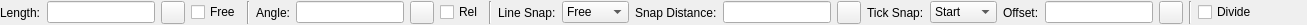
<?xml version="1.0" encoding="UTF-8"?>
<ui version="4.0">
 <class>LC_LineAngleRelOptions</class>
 <widget class="QWidget" name="LC_LineAngleRelOptions">
  <property name="geometry">
   <rect>
    <x>0</x>
    <y>0</y>
    <width>1307</width>
    <height>24</height>
   </rect>
  </property>
  <property name="windowTitle">
   <string>Form</string>
  </property>
  <layout class="QGridLayout" name="gridLayout">
   <property name="leftMargin">
    <number>0</number>
   </property>
   <property name="topMargin">
    <number>1</number>
   </property>
   <property name="rightMargin">
    <number>0</number>
   </property>
   <property name="bottomMargin">
    <number>1</number>
   </property>
   <item row="0" column="14">
    <widget class="QLineEdit" name="leDistance">
     <property name="sizePolicy">
      <sizepolicy hsizetype="Preferred" vsizetype="Fixed">
       <horstretch>0</horstretch>
       <verstretch>0</verstretch>
      </sizepolicy>
     </property>
     <property name="minimumSize">
      <size>
       <width>50</width>
       <height>0</height>
      </size>
     </property>
     <property name="maximumSize">
      <size>
       <width>16777215</width>
       <height>16777215</height>
      </size>
     </property>
     <property name="toolTip">
      <string>Distance of intersection point from specified line snap point</string>
     </property>
    </widget>
   </item>
   <item row="0" column="12">
    <widget class="QComboBox" name="cbLineSnapMode">
     <property name="toolTip">
      <string>Snap point for position of intersection point between created line and source entity (within original line)</string>
     </property>
     <item>
      <property name="text">
       <string comment="linesnap">Free</string>
      </property>
     </item>
     <item>
      <property name="text">
       <string>Start</string>
      </property>
     </item>
     <item>
      <property name="text">
       <string>Middle</string>
      </property>
     </item>
     <item>
      <property name="text">
       <string>End</string>
      </property>
     </item>
    </widget>
   </item>
   <item row="0" column="6">
    <widget class="QLineEdit" name="leAngle">
     <property name="sizePolicy">
      <sizepolicy hsizetype="Preferred" vsizetype="Fixed">
       <horstretch>0</horstretch>
       <verstretch>0</verstretch>
      </sizepolicy>
     </property>
     <property name="minimumSize">
      <size>
       <width>50</width>
       <height>0</height>
      </size>
     </property>
     <property name="maximumSize">
      <size>
       <width>16777215</width>
       <height>16777215</height>
      </size>
     </property>
     <property name="toolTip">
      <string>Angle of line</string>
     </property>
    </widget>
   </item>
   <item row="0" column="23">
    <spacer name="horizontalSpacer">
     <property name="orientation">
      <enum>Qt::Horizontal</enum>
     </property>
     <property name="sizeHint" stdset="0">
      <size>
       <width>0</width>
       <height>20</height>
      </size>
     </property>
    </spacer>
   </item>
   <item row="0" column="22">
    <widget class="QCheckBox" name="cbDivide">
     <property name="toolTip">
      <string>If checked, original entity will be divided by intersection point.</string>
     </property>
     <property name="text">
      <string>Divide</string>
     </property>
    </widget>
   </item>
   <item row="0" column="18">
    <widget class="QLabel" name="label_2">
     <property name="text">
      <string>Offset:</string>
     </property>
    </widget>
   </item>
   <item row="0" column="0">
    <widget class="QLabel" name="label">
     <property name="text">
      <string>Length:</string>
     </property>
    </widget>
   </item>
   <item row="0" column="8">
    <widget class="QCheckBox" name="cbRelativeAngle">
     <property name="toolTip">
      <string>If checked, angle is relative to angle of selected entity</string>
     </property>
     <property name="text">
      <string>Rel</string>
     </property>
    </widget>
   </item>
   <item row="0" column="11">
    <widget class="QLabel" name="leLineSnapMode">
     <property name="text">
      <string>Line Snap:</string>
     </property>
    </widget>
   </item>
   <item row="0" column="3">
    <widget class="QCheckBox" name="cbFree">
     <property name="toolTip">
      <string>If checked, the length of line is defined by mouse position instead of setting</string>
     </property>
     <property name="text">
      <string>Free</string>
     </property>
    </widget>
   </item>
   <item row="0" column="9">
    <widget class="Line" name="lnAngleRight">
     <property name="orientation">
      <enum>Qt::Vertical</enum>
     </property>
    </widget>
   </item>
   <item row="0" column="13">
    <widget class="QLabel" name="lblDistance">
     <property name="text">
      <string>Snap Distance:</string>
     </property>
    </widget>
   </item>
   <item row="0" column="1">
    <widget class="QLineEdit" name="leLength">
     <property name="sizePolicy">
      <sizepolicy hsizetype="Preferred" vsizetype="Fixed">
       <horstretch>0</horstretch>
       <verstretch>0</verstretch>
      </sizepolicy>
     </property>
     <property name="minimumSize">
      <size>
       <width>50</width>
       <height>0</height>
      </size>
     </property>
     <property name="maximumSize">
      <size>
       <width>16777215</width>
       <height>16777215</height>
      </size>
     </property>
     <property name="toolTip">
      <string>Length of line</string>
     </property>
    </widget>
   </item>
   <item row="0" column="15">
    <widget class="QToolButton" name="tbPickSnapDistance">
     <property name="toolTip">
      <string>Pick snap distance from drawing</string>
     </property>
     <property name="text">
      <string/>
     </property>
     <property name="icon">
      <iconset resource="../../../../res/icons/icons.qrc">
       <normaloff>:/icons/interactive_pick_distance.lci</normaloff>:/icons/interactive_pick_distance.lci</iconset>
     </property>
    </widget>
   </item>
   <item row="0" column="16">
    <widget class="QLabel" name="label_3">
     <property name="text">
      <string>Tick Snap:</string>
     </property>
    </widget>
   </item>
   <item row="0" column="7">
    <widget class="QToolButton" name="tbPickAngle">
     <property name="toolTip">
      <string>Pick angle from drawing</string>
     </property>
     <property name="text">
      <string/>
     </property>
     <property name="icon">
      <iconset resource="../../../../res/icons/icons.qrc">
       <normaloff>:/icons/interactive_pick_angle.lci</normaloff>:/icons/interactive_pick_angle.lci</iconset>
     </property>
    </widget>
   </item>
   <item row="0" column="19">
    <widget class="QLineEdit" name="leOffset">
     <property name="sizePolicy">
      <sizepolicy hsizetype="Preferred" vsizetype="Fixed">
       <horstretch>0</horstretch>
       <verstretch>0</verstretch>
      </sizepolicy>
     </property>
     <property name="minimumSize">
      <size>
       <width>50</width>
       <height>0</height>
      </size>
     </property>
     <property name="maximumSize">
      <size>
       <width>16777215</width>
       <height>16777215</height>
      </size>
     </property>
     <property name="toolTip">
      <string>Offset of tick snap point from intersection point</string>
     </property>
    </widget>
   </item>
   <item row="0" column="17">
    <widget class="QComboBox" name="cbTickSnapMode">
     <property name="toolTip">
      <string>Defines which part of created line will be snapped to intersection point</string>
     </property>
     <item>
      <property name="text">
       <string>Start</string>
      </property>
     </item>
     <item>
      <property name="text">
       <string>Middle</string>
      </property>
     </item>
     <item>
      <property name="text">
       <string>End</string>
      </property>
     </item>
    </widget>
   </item>
   <item row="0" column="5">
    <widget class="QLabel" name="lblAngle">
     <property name="text">
      <string>Angle:</string>
     </property>
    </widget>
   </item>
   <item row="0" column="2">
    <widget class="QToolButton" name="tbPickLength">
     <property name="toolTip">
      <string>Pick length from drawing</string>
     </property>
     <property name="text">
      <string/>
     </property>
     <property name="icon">
      <iconset resource="../../../../res/icons/icons.qrc">
       <normaloff>:/icons/interactive_pick_distance.lci</normaloff>:/icons/interactive_pick_distance.lci</iconset>
     </property>
    </widget>
   </item>
   <item row="0" column="4">
    <widget class="Line" name="line">
     <property name="orientation">
      <enum>Qt::Vertical</enum>
     </property>
    </widget>
   </item>
   <item row="0" column="21">
    <widget class="Line" name="line_3">
     <property name="orientation">
      <enum>Qt::Vertical</enum>
     </property>
    </widget>
   </item>
   <item row="0" column="20">
    <widget class="QToolButton" name="tbPickOffset">
     <property name="toolTip">
      <string>Pick offset from drawing</string>
     </property>
     <property name="text">
      <string/>
     </property>
     <property name="icon">
      <iconset resource="../../../../res/icons/icons.qrc">
       <normaloff>:/icons/interactive_pick_distance.lci</normaloff>:/icons/interactive_pick_distance.lci</iconset>
     </property>
    </widget>
   </item>
  </layout>
 </widget>
 <resources>
  <include location="../../../../res/icons/icons.qrc"/>
 </resources>
 <connections/>
</ui>
